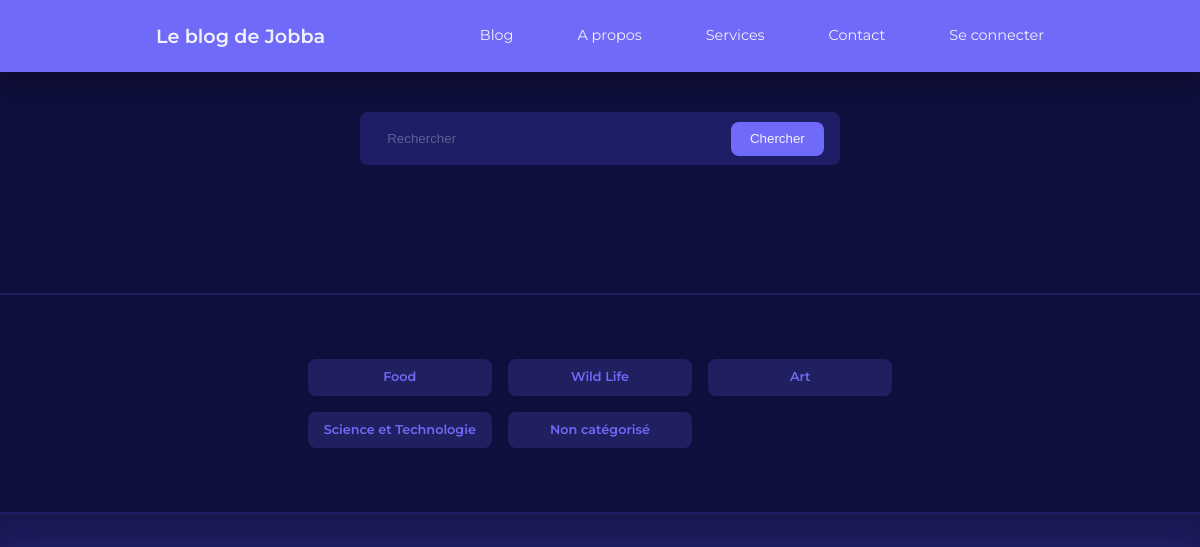
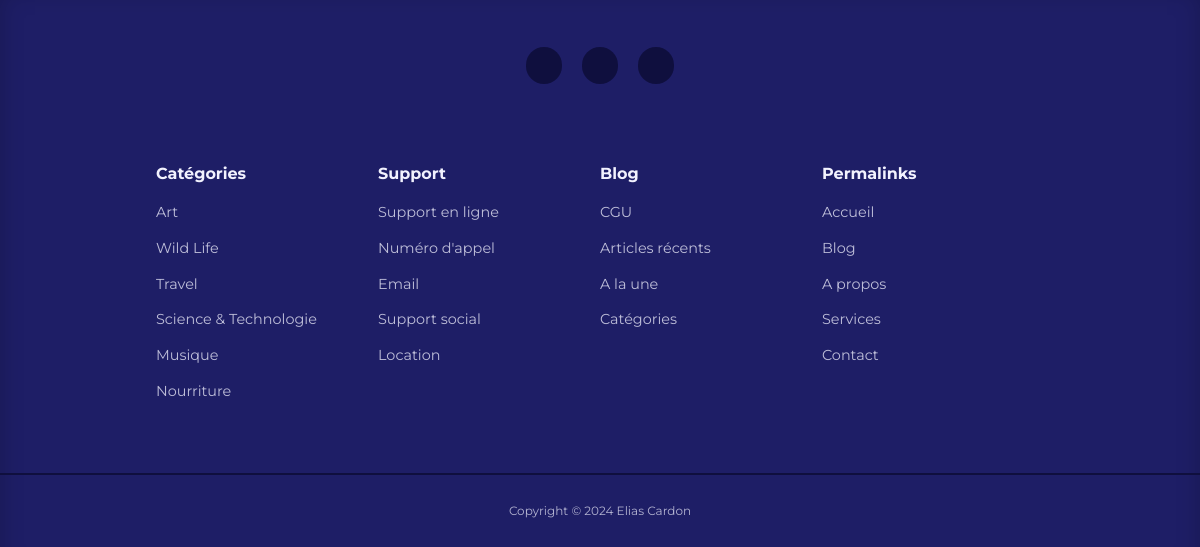
The page /blog.php on the database as committed earlier (2 pictures, top to bottom).
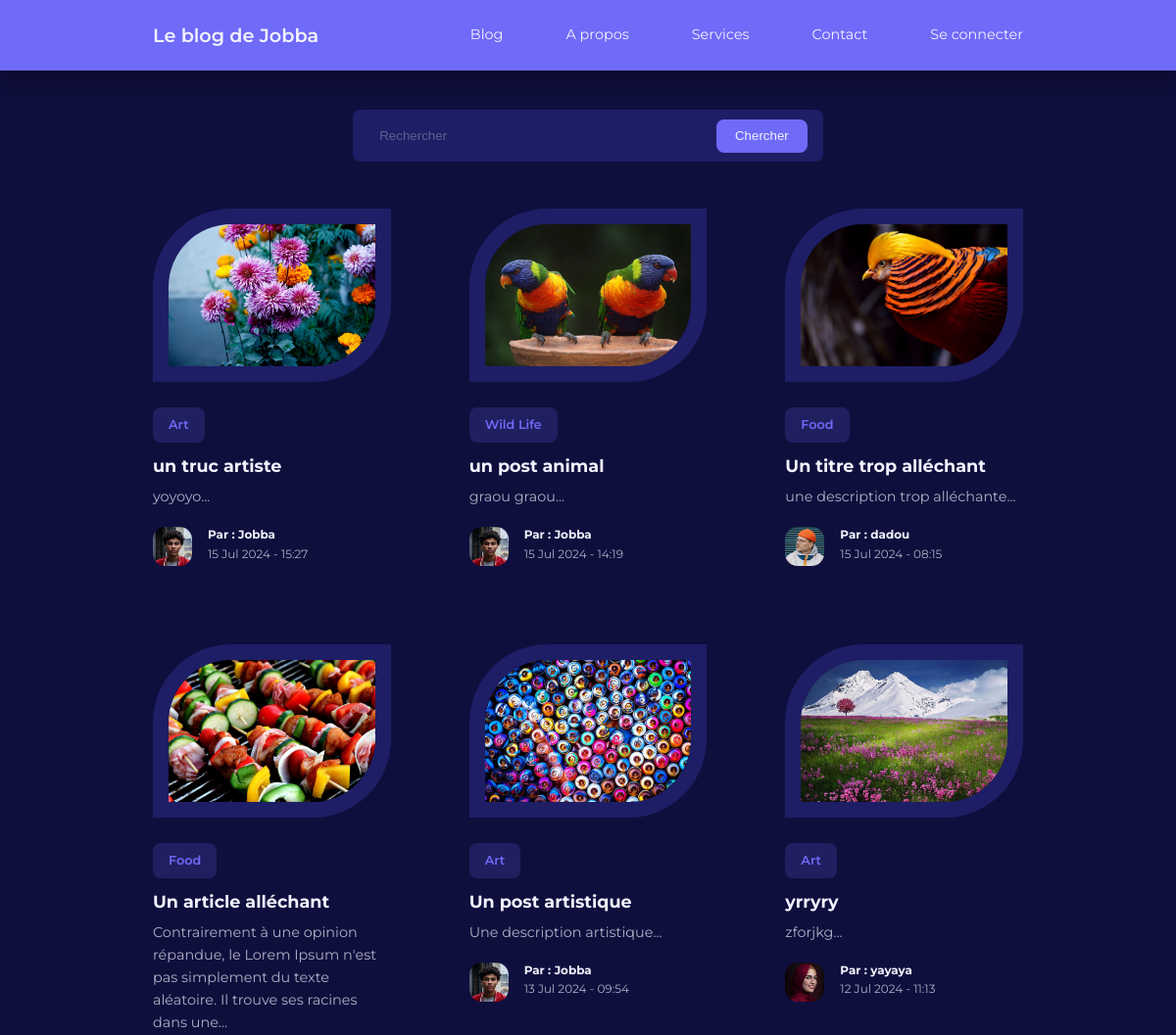
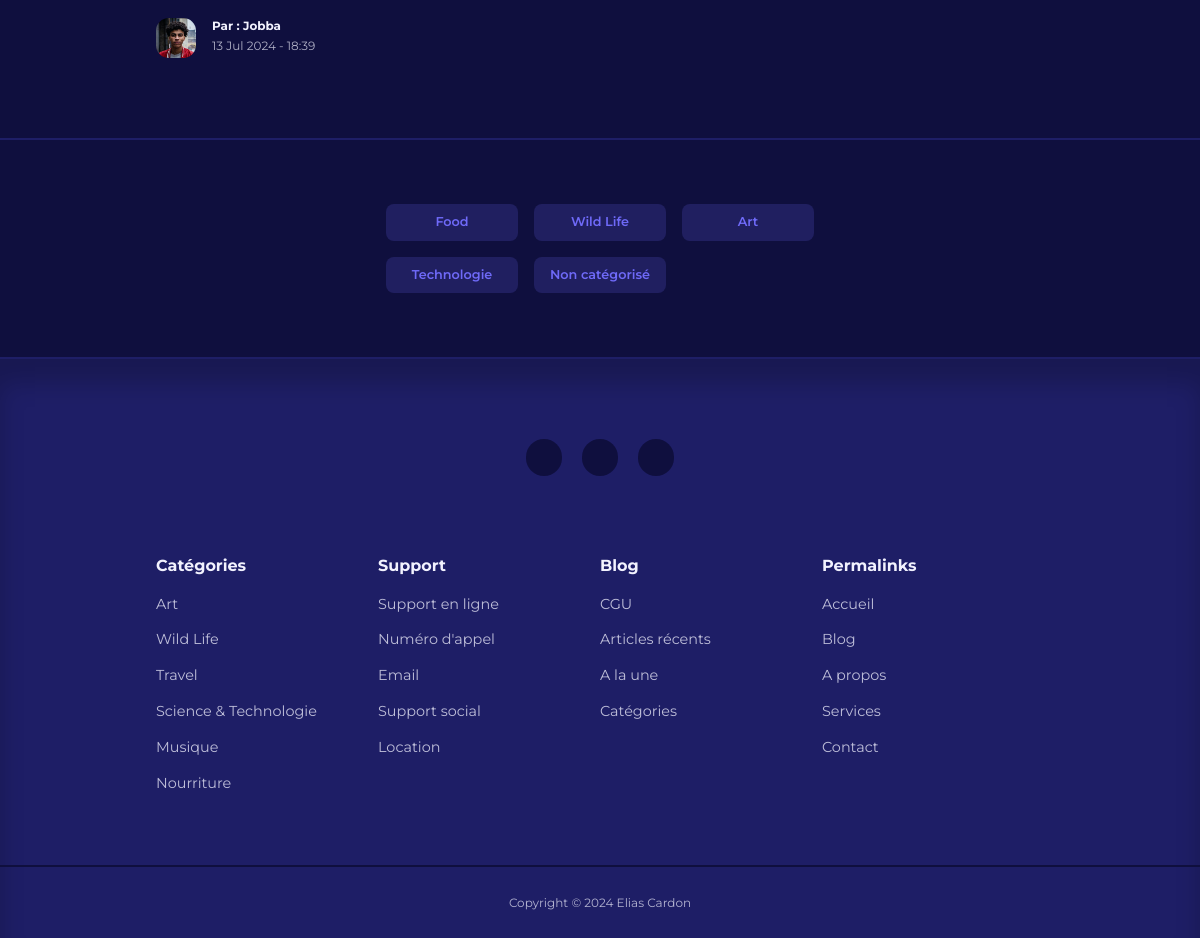
The same page on the database as committed later (2 pictures, top to bottom).
### tables this page shows
CREATE TABLE IF NOT EXISTS `categories` (
  `id` int UNSIGNED NOT NULL AUTO_INCREMENT,
  `title` varchar(50) NOT NULL,
  `description` text NOT NULL,
  PRIMARY KEY (`id`)
);

CREATE TABLE IF NOT EXISTS `posts` (
  `id` int UNSIGNED NOT NULL AUTO_INCREMENT,
  `title` varchar(255) NOT NULL,
  `body` text NOT NULL,
  `thumbnail` varchar(255) NOT NULL,
  `date_time` timestamp NOT NULL DEFAULT CURRENT_TIMESTAMP,
  `category_id` int UNSIGNED DEFAULT NULL,
  `author_id` int UNSIGNED NOT NULL,
  `is_featured` tinyint(1) NOT NULL,
  PRIMARY KEY (`id`),
  KEY `FK_blog_category` (`category_id`),
  KEY `FK_blog_author` (`author_id`)
);

CREATE TABLE IF NOT EXISTS `users` (
  `id` int UNSIGNED NOT NULL AUTO_INCREMENT,
  `firstname` varchar(50) NOT NULL,
  `lastname` varchar(50) NOT NULL,
  `username` varchar(50) NOT NULL,
  `email` varchar(100) NOT NULL,
  `password` varchar(255) NOT NULL,
  `avatar` varchar(255) NOT NULL,
  `is_admin` tinyint(1) NOT NULL,
  PRIMARY KEY (`id`)
);

### blog.php (the view, shortened to what this page needs)
<?php
include 'backend/partials/header.php';
$query = "SELECT * FROM `posts` ORDER BY date_time DESC";
$posts = mysqli_query($connection, $query);
?>
<section class="search__bar">
    <form action="<?= ROOT_URL ?>search.php" class="container search__bar-container" method="GET">
        <div>
            <input type="search" name="search" placeholder="Rechercher">
        </div>
        <button type="submit" name="submit" class="btn">Chercher</button>
    </form>
</section>
<section class="posts">
    <div class="container posts__container">
        <?php while ($post = mysqli_fetch_assoc($posts)) : ?>
            <article class="post">
                <div class="post__thumbnail">
                    <img src="<?= ROOT_URL ?>frontend/assets/images/<?= $post['thumbnail'] ?>"
                         alt="Image de l'article">
                </div>
                <div class="post__info">
                    <?php
                    $category_id = $post['category_id'];
                    $category_query = "SELECT * FROM categories WHERE id = $category_id";
                    $category_result = mysqli_query($connection, $category_query);
                    $category = mysqli_fetch_assoc($category_result);
                    ?>
                    <a href="<?= ROOT_URL ?>category-post.php?id=<?= $category['id'] ?>"
                       class="category__button"><?= $category['title'] ?></a>
                    <h3 class="post__title">
                        <a href="<?= ROOT_URL ?>post.php?id=<?= $post['id'] ?>">
                            <?= $post['title'] ?>
                        </a>
                    </h3>
                    <p class="post__body">
                        <?= substr($post['body'], 0, 150) ?>...
                    </p>
                    <div class="post__author">
                        <?php
                        $author_id = $post['author_id'];
                        $author_query = "SELECT * FROM users WHERE id = $author_id";
                        $author_result = mysqli_query($connection, $author_query);
                        $author = mysqli_fetch_assoc($author_result);
                        ?>
                        <div class="post__author-avatar">
                            <img src="frontend/assets/images/<?= $author['avatar'] ?>"
                                 alt="Avatar de l'auteur de l'article">
                        </div>
                        <div class="post__author-info">
                            <h5>Par : <?= "{$author['username']}" ?></h5>
                            <small><?= date("d M Y - H:i", strtotime($post['date_time'])) ?></small>
                        </div>
                    </div>
                </div>
            </article>
        <?php endwhile; ?>
    </div>
</section>
<section class="category__buttons">
    <div class="container category__buttons-container">
        <?php
        $all_categories_query = "SELECT * FROM categories";
        $all_categories = mysqli_query($connection, $all_categories_query);
        ?>
        <?php while ($category = mysqli_fetch_assoc($all_categories)) : ?>
            <a href="<?= ROOT_URL ?>category-post.php?id=<?= $category['id'] ?>"
               class="category__button"><?= $category['title'] ?></a>
        <?php endwhile; ?>
    </div>
</section>
<?php
include 'backend/partials/footer.php';
?>
</body>
</html>

### backend/partials/header.php (shortened to what this page needs)
<!doctype html>
<html lang="fr">
<head>
    <link rel="stylesheet" href="<?= ROOT_URL?>frontend/assets/style.css">
    <link rel="stylesheet" href="https://unicons.iconscout.com/release/v4.0.0/css/line.css">
</head>
<body>
<nav>
    <div class="container nav__container">
        <a href="<?= ROOT_URL?>" class="nav__logo">Le blog de Jobba</a>
        <ul class="nav__items">
            <li><a href="<?= ROOT_URL?>blog.php">Blog</a></li>
            <li><a href="<?= ROOT_URL?>about.php">A propos</a></li>
            <li><a href="<?= ROOT_URL?>services.php">Services</a></li>
            <li><a href="<?= ROOT_URL?>contact.php">Contact</a></li>
            <?php if (isset($_SESSION['user-id'])) : ?>
                <li class="nav__profile">
                    <div class="avatar">
                        <img src="<?= ROOT_URL . 'frontend/assets/images/' . $avatar['avatar'] ?>" alt="Un avatar">
                    </div>
                    <ul>
                        <li><a href="<?= ROOT_URL?>backend/admin/index.php">Dashboard</a></li>
                        <li><a href="<?= ROOT_URL?>logout.php">Déconnexion</a></li>
                    </ul>
                </li>
            <?php else : ?>
                <li><a href="<?= ROOT_URL?>signin.php">Se connecter</a></li>
            <?php endif ?>
        </ul>
    </div>
</nav>

### backend/partials/footer.php
<footer>
    <div class="footer__socials">
        <a href="https://www.instagram.com/el_eliohs/" target="_blank"><i class="uil uil-instagram"></i></i></a>
        <a href="https://www.linkedin.com/in/elias-cardon-693a31a2/" target="_blank"><i class="uil uil-linkedin"></i></i></a>
        <a href="https://github.com/elias-cardon" target="_blank"><i class="uil uil-github"></i></i></a>
    </div>
    <div class="container footer__container">
        <article>
            <h4>Catégories</h4>
            <ul>
                <li><a href="">Art</a></li>
                <li><a href="">Wild Life</a></li>
                <li><a href="">Travel</a></li>
                <li><a href="">Science & Technologie</a></li>
                <li><a href="">Musique</a></li>
                <li><a href="">Nourriture</a></li>
            </ul>
        </article>
        <article>
            <h4>Support</h4>
            <ul>
                <li><a href="">Support en ligne</a></li>
                <li><a href="">Numéro d'appel</a></li>
                <li><a href="">Email</a></li>
                <li><a href="">Support social</a></li>
                <li><a href="">Location</a></li>
            </ul>
        </article>
        <article>
            <h4>Blog</h4>
            <ul>
                <li><a href="">CGU</a></li>
                <li><a href="">Articles récents</a></li>
                <li><a href="">A la une</a></li>
                <li><a href="">Catégories</a></li>
            </ul>
        </article>
        <article>
            <h4>Permalinks</h4>
            <ul>
                <li><a href="">Accueil</a></li>
                <li><a href="">Blog</a></li>
                <li><a href="">A propos</a></li>
                <li><a href="">Services</a></li>
                <li><a href="">Contact</a></li>
            </ul>
        </article>
    </div>
    <div class="footer__copyright">
        <small>Copyright &copy; <script>document.write(new Date().getFullYear())</script> Elias Cardon</small>
    </div>
</footer>

### frontend/assets/style.css (style rules this page uses)
:root { --color-primary: #6f6af8; --color-primary-light: hsl(242, 91%, 69%, 18%); --color-primary-variant: #5854c7; --color-red: #da0f3f; --color-red-light: hsl(346, 87%, 46%, 15%); --color-green: #00c476; --color-green-light: hsl(156, 100%, 38%, 15%); --color-gray-900: #1e1e66; --color-gray-700: #2d2b7c; --color-gray-300: rgba(242, 242, 254, 0.3); --color-gray-200: rgba(242, 242, 254, 0.7); --color-white: #f2f2fe; --color-bg: #0f0f3e; --transition: all 300ms ease; --container-width-lg: 74%; --container-width-md: 88%; --form-width: 40%; --card-border-radius-1: 0.3rem; --card-border-radius-2: 0.5rem; --card-border-radius-3: 0.8rem; --card-border-radius-4: 2rem; --card-border-radius-5: 5rem; }
* { margin: 0; padding: 0; outline: 0; border: 0; appearance: 0; list-style: none; text-decoration: none; box-sizing: border-box; }
body { font-family: 'Montserrat', sans-serif; line-height: 1.6; color: var(--color-gray-200); overflow-x: hidden; background: var(--color-bg); font-size: 0.9rem; }
.container { width: var(--container-width-lg); max-width: 1800px; margin-inline: auto; }
h1, h2, h3, h4, h5 { color: var(--color-white); line-height: 1.3; }
h3 { font-size: 1.1rem; margin: 0.8rem 0 0.5rem; }
h4 { font-size: 1rem; }
a { color: var(--color-white); transition: var(--transition); }
img { display: block; width: 100%; object-fit: cover; }
nav { background: var(--color-primary); width: 100vw; height: 4.5rem; position: fixed; top: 0; z-index: 10; box-shadow: 0 1rem 1rem rgba(0, 0, 0, 0.2); }
.nav__container { height: 100%; display: flex; align-items: center; justify-content: space-between; }
.nav__logo { font-weight: 600; font-size: 1.2rem; }
.nav__items { display: flex; align-items: center; gap: 4rem; }
.category__button { background: var(--color-primary-light); color: var(--color-primary); display: inline-block; padding: 0.5rem 1rem; border-radius: var(--card-border-radius-2); font-weight: 600; font-size: 0.8rem; text-align: center; }
.post__thumbnail { border-radius: var(--card-border-radius-5) 0; border: 1rem solid var(--color-gray-900); overflow: hidden; margin-bottom: 1.6rem; }
.post__author { display: flex; gap: 1rem; margin-top: 1.2rem; }
.post__author-avatar { width: 2.5rem; height: 2.5rem; border-radius: var(--card-border-radius-3); overflow: hidden; }
.posts__container { display: grid; grid-template-columns: repeat(3, 1fr); gap: 5rem; margin-bottom: 5rem; }
.category__buttons { padding: 4rem 0; border-top: 2px solid var(--color-gray-900); border-bottom: 2px solid var(--color-gray-900); }
.category__buttons-container { width: fit-content; display: grid; grid-template-columns: repeat(3, 1fr); gap: 1rem; }
footer { background: var(--color-gray-900); padding: 5rem 0 0; box-shadow: inset 0 1.5rem 1.5rem rgba(0, 0, 0, 0.2); }
.footer__socials { margin-inline: auto; width: fit-content; margin-bottom: 5rem; display: flex; justify-content: space-between; align-items: center; gap: 1.2rem }
.footer__socials a { background: var(--color-bg); border-radius: 50%; width: 2.3rem; height: 2.3rem; display: flex; align-items: center; justify-content: center; }
.footer__container { display: grid; grid-template-columns: repeat(4, 1fr); }
footer h4 { color: var(--color-white); margin-bottom: 0.6rem; }
footer ul li { padding: 0.4rem 0; }
footer ul a { opacity: 0.75; }
.footer__copyright { text-align: center; padding: 1.5rem 0; border-top: 2px solid var(--color-bg); margin-top: 4rem; }
.search__bar { margin-top: 7rem; margin-bottom: 3rem; }
.search__bar-container { position: relative; width: 30rem; background: var(--color-gray-900); display: flex; flex-direction: row; align-items: center; justify-content: space-between; overflow: hidden; padding: 0.6rem 1rem; border-radius: var(--card-border-radius-2); color: var(--color-gray-300); }
.search__bar-container > div { width: 100%; display: flex; align-items: center; }
.search__bar input { background: transparent; margin-left: 0.7rem; padding: 0.5rem 0; width: 100%; }
.search__bar input::placeholder { color: var(--color-gray-300); }
.btn { display: inline-block; width: fit-content; padding: 0.6rem 1.2rem; background-color: var(--color-primary); border-radius: var(--card-border-radius-2); cursor: pointer; transition: var(--transition); color: var(--color-white); }
form { display: flex; flex-direction: column; gap: 1rem; }
input, textarea, select { padding: 0.8rem 1.4rem; background-color: var(--color-gray-900); border-radius: var(--card-border-radius-2); resize: none; color: var(--color-white) }

Rows that differ between the two databases and show on the page:
removed categories: title "Science et Technologie"
added posts: thumbnail (picture), category.title "Art", title "un truc artiste", body "yoyoyo", author.avatar (picture), author.username "Jobba", date_time "15 Jul 2024 - 15:27"
added posts: thumbnail (picture), category.title "Wild Life", title "un post animal", body "graou graou", author.avatar (picture), author.username "Jobba", date_time "15 Jul 2024 - 14:19"
added posts: thumbnail (picture), category.title "Food", title "Un titre trop alléchant", body "une description trop alléchante", author.avatar (picture), author.username "dadou", date_time "15 Jul 2024 - 08:15"
added posts: thumbnail (picture), category.title "Food", title "Un article alléchant", body "Contrairement à une opinion répandue, le Lorem Ipsum n'est pas simplement du texte aléatoire. Il trouve ses racines dans une", author.avatar (picture), author.username "Jobba", date_time "13 Jul 2024 - 18:39"
added posts: thumbnail (picture), category.title "Art", title "Un post artistique", body "Une description artistique", author.avatar (picture), author.username "Jobba", date_time "13 Jul 2024 - 09:54"
added posts: thumbnail (picture), category.title "Art", title "yrryry", body "zforjkg", author.avatar (picture), author.username "yayaya", date_time "12 Jul 2024 - 11:13"
added categories: title "Technologie"
